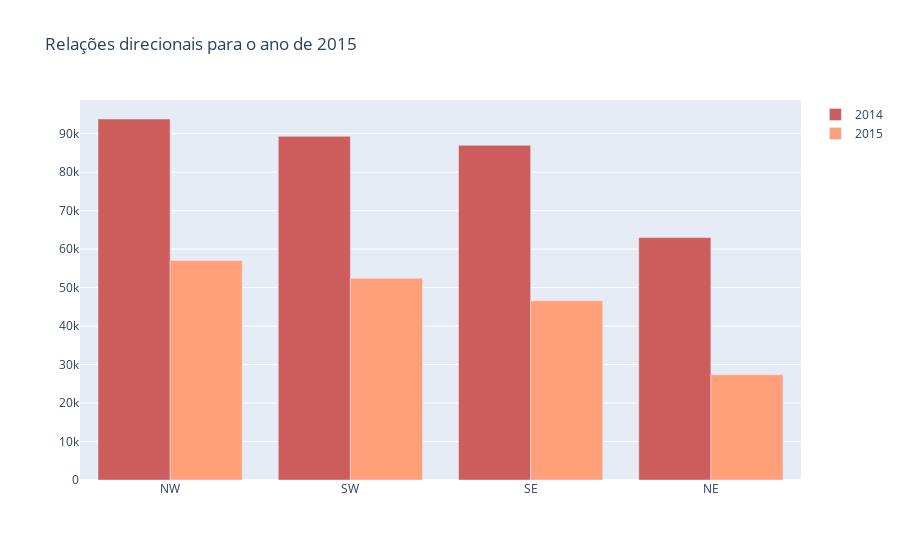

Notebook code cell kept with this figure:
### Code cell
fig = go.Figure()
fig.add_trace(go.Bar(
    x=df2014['Relação'],
    y=df2014['Valores'],
    name='2014',
    marker_color='indianred'
))
fig.add_trace(go.Bar(
    x=an2015['Relação'],
    y=an2015['Valores'],
    name='2015',
    marker_color='lightsalmon'
))

fig.update_layout(title_text='Relações direcionais para o ano de 2015', barmode='group')
fig.show()

### Figure 1 — Plotly figure (JSON) as saved in the notebook; plotly's stock layout.template omitted (floating-point values rounded to 4 significant figures)
{"data": [{"marker": {"color": "indianred"}, "name": "2014", "type": "bar", "x": ["NW", "SW", "SE", "NE"], "y": [93819, 89323, 86970, 63013]}, {"marker": {"color": "lightsalmon"}, "name": "2015", "type": "bar", "x": ["NW", "SW", "SE", "NE"], "y": [57063, 52449, 46602, 27363]}], "layout": {"barmode": "group", "title": {"text": "Relações direcionais para o ano de 2015"}}}
